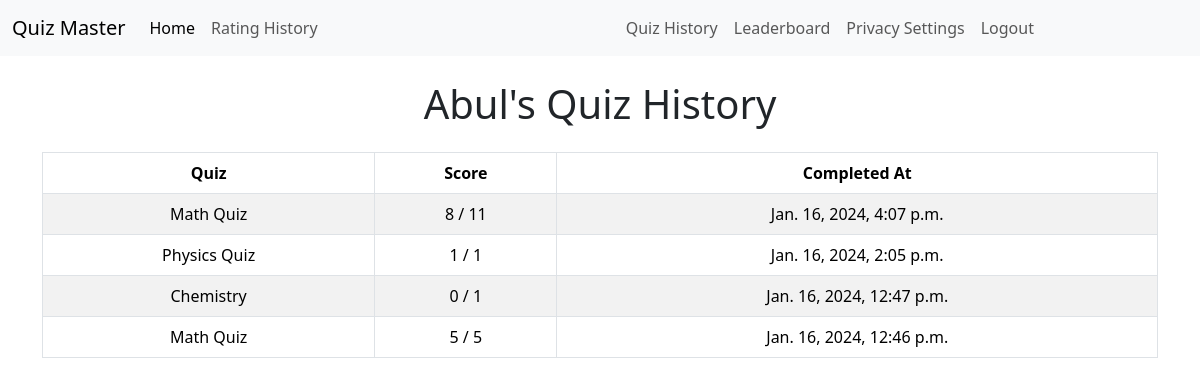
The app's page /quiz_history/abul/ (signed in), older data.
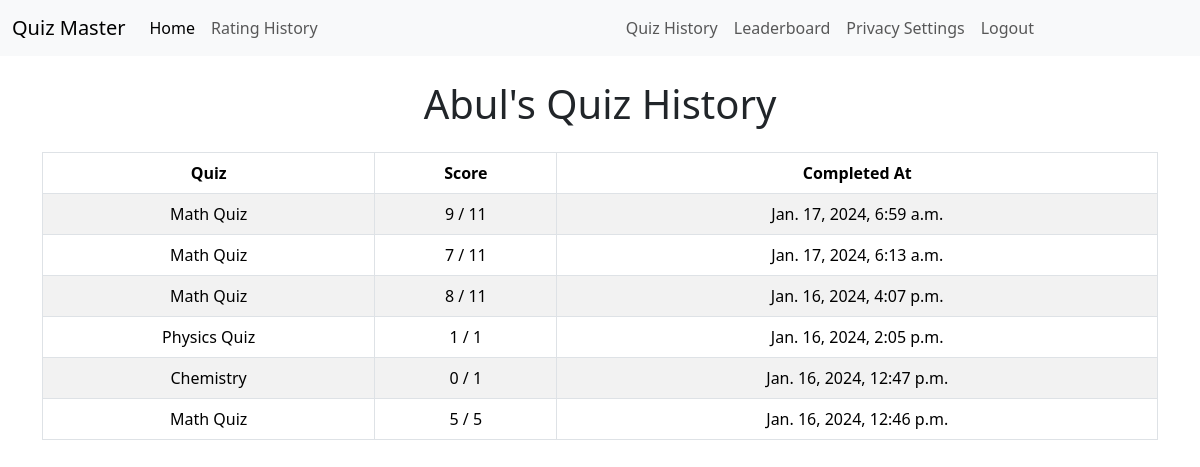
The same page, newer data.
### quizzes/models.py (models this page shows, shortened)
class UserQuizHistory(models.Model):
    user = models.ForeignKey(User, on_delete=models.CASCADE)
    quiz = models.ForeignKey(Quiz, on_delete=models.CASCADE)
    score = models.IntegerField()
    totalMarks = models.IntegerField(default=0)
    completed_at = models.DateTimeField(auto_now_add=True)
    selected_choices = models.ManyToManyField(
        Choice, related_name='selected_choices', blank=True)

class Quiz(models.Model):
    title = models.CharField(max_length=255)
    description = models.TextField()
    category = models.ForeignKey(Category, on_delete=models.CASCADE)
    has_time_limit = models.BooleanField(default=False)

### core/views.py (the view)
# urls.py: path('quiz_history/<str:username>/', quiz_history, name='quiz_history'),
@login_required
def quiz_history(request, username):
    user = get_object_or_404(User, username=username)
    quiz_history = UserQuizHistory.objects.filter(
        user=user).order_by('-completed_at')
    context = {
        'user': user,
        'quiz_history': quiz_history,
    }
    return render(request, 'quiz_history.html', context)

### core/templates/quiz_history.html
{% extends 'base.html' %}
{% block content %}
<div class="container mt-4">
    <h1 class="text-center mb-4">{{ user.username|title }}'s Quiz History</h1>
    {% if quiz_history %}
    <table class="table table-striped table-bordered text-center">
        <thead class="thead-dark">
            <tr>
                <th scope="col">Quiz</th>
                <th scope="col">Score</th>
                <th scope="col">Completed At</th>
            </tr>
        </thead>
        <tbody>
            {% for history in quiz_history %}
            <tr>
                <td>{{ history.quiz.title }}</td>
                <td>{{ history.score }} / {{ history.totalMarks }}</td>
                <td>{{ history.completed_at }}</td>
            </tr>
            {% endfor %}
        </tbody>
    </table>
    {% else %}
    <p class="text-center">No quiz history available.</p>
    {% endif %}
</div>
{% endblock %}

Row changes from the older to the newer data that the page shows:
added UserQuizHistory: quiz "Math Quiz", score "9", totalMarks "11", completed_at "Jan. 17, 2024, 6:59 a.m."
added UserQuizHistory: quiz "Math Quiz", score "7", totalMarks "11", completed_at "Jan. 17, 2024, 6:13 a.m."
